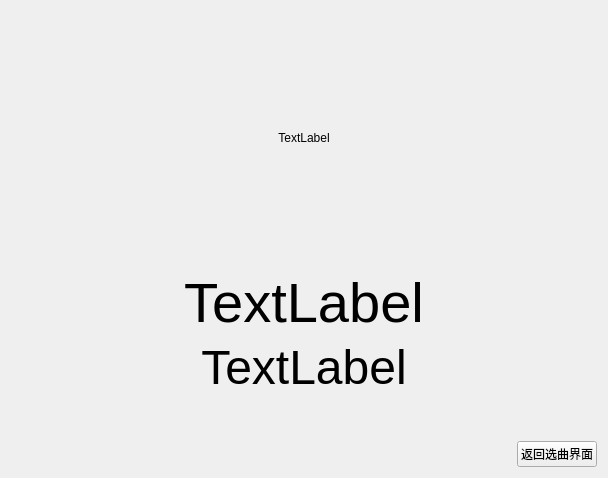
<?xml version="1.0" encoding="UTF-8"?>
<ui version="4.0">
 <class>selectWindow</class>
 <widget class="QWidget" name="selectWindow">
  <property name="geometry">
   <rect>
    <x>0</x>
    <y>0</y>
    <width>608</width>
    <height>478</height>
   </rect>
  </property>
  <property name="minimumSize">
   <size>
    <width>400</width>
    <height>400</height>
   </size>
  </property>
  <property name="windowTitle">
   <string>selectWindow</string>
  </property>
  <property name="styleSheet">
   <string notr="true">#selectWindow{ border-image: url(:/imgs/background.png);}</string>
  </property>
  <layout class="QVBoxLayout" name="verticalLayout_2">
   <item>
    <layout class="QVBoxLayout" name="verticalLayout">
     <item>
      <spacer name="verticalSpacer_2">
       <property name="orientation">
        <enum>Qt::Vertical</enum>
       </property>
       <property name="sizeHint" stdset="0">
        <size>
         <width>20</width>
         <height>40</height>
        </size>
       </property>
      </spacer>
     </item>
     <item>
      <layout class="QHBoxLayout" name="horizontalLayout_2">
       <item>
        <widget class="QLabel" name="songBG">
         <property name="styleSheet">
          <string notr="true">#selectWindow{border-image: url(:/imgs/background.png);}</string>
         </property>
         <property name="text">
          <string>TextLabel</string>
         </property>
         <property name="alignment">
          <set>Qt::AlignCenter</set>
         </property>
        </widget>
       </item>
      </layout>
     </item>
     <item>
      <spacer name="verticalSpacer">
       <property name="orientation">
        <enum>Qt::Vertical</enum>
       </property>
       <property name="sizeHint" stdset="0">
        <size>
         <width>20</width>
         <height>40</height>
        </size>
       </property>
      </spacer>
     </item>
     <item>
      <layout class="QVBoxLayout" name="verticalLayout_3">
       <property name="sizeConstraint">
        <enum>QLayout::SetNoConstraint</enum>
       </property>
       <item>
        <widget class="QLabel" name="songName">
         <property name="font">
          <font>
           <pointsize>42</pointsize>
          </font>
         </property>
         <property name="layoutDirection">
          <enum>Qt::LeftToRight</enum>
         </property>
         <property name="text">
          <string>TextLabel</string>
         </property>
         <property name="alignment">
          <set>Qt::AlignCenter</set>
         </property>
        </widget>
       </item>
       <item>
        <widget class="QLabel" name="songDiff">
         <property name="font">
          <font>
           <pointsize>36</pointsize>
          </font>
         </property>
         <property name="text">
          <string>TextLabel</string>
         </property>
         <property name="alignment">
          <set>Qt::AlignCenter</set>
         </property>
        </widget>
       </item>
       <item>
        <spacer name="verticalSpacer_3">
         <property name="orientation">
          <enum>Qt::Vertical</enum>
         </property>
         <property name="sizeHint" stdset="0">
          <size>
           <width>20</width>
           <height>40</height>
          </size>
         </property>
        </spacer>
       </item>
      </layout>
     </item>
     <item>
      <layout class="QHBoxLayout" name="horizontalLayout">
       <item>
        <spacer name="horizontalSpacer">
         <property name="orientation">
          <enum>Qt::Horizontal</enum>
         </property>
         <property name="sizeHint" stdset="0">
          <size>
           <width>40</width>
           <height>20</height>
          </size>
         </property>
        </spacer>
       </item>
       <item>
        <widget class="QPushButton" name="back_Btn">
         <property name="text">
          <string>返回选曲界面</string>
         </property>
        </widget>
       </item>
      </layout>
     </item>
    </layout>
   </item>
  </layout>
 </widget>
 <resources>
  <include location="cmake-build-debug/imgs/imgs.qrc"/>
 </resources>
 <connections/>
</ui>
